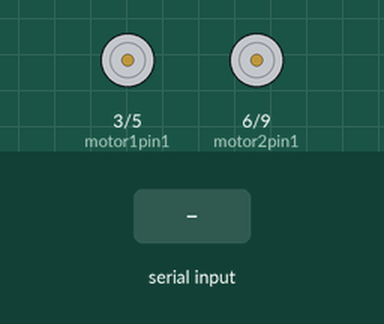
A sketch run on a simulated Arduino Uno, built with avr-gcc and run on an emulated ATmega328P. On the bench: motor-driver pin pairs drawn as motors (green arrow = first pin HIGH = forward, orange = second pin HIGH = backward, longer = more drive). Inputs (shaded band) come from the test bench.

Above: at 1.2 s.
1.3 s: "1,90,45," received over Serial
At 2.6 s:
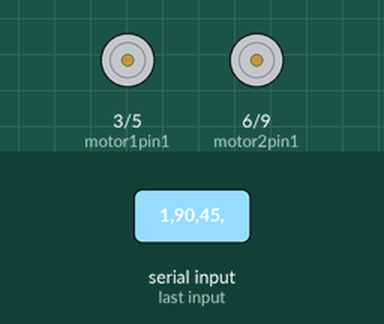
2.9 s: "90,45," received over Serial
At 4.2 s:
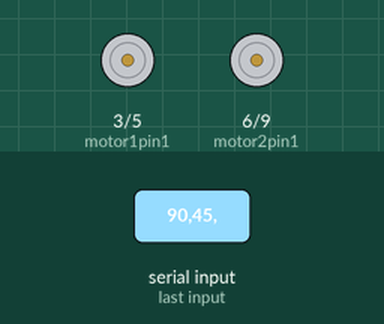
4.5 s: "30,150," received over Serial
At 5.6 s:
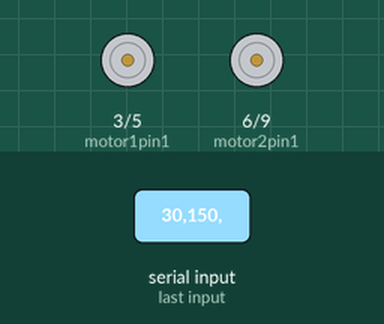
6.1 s: "90," received over Serial
At 7.3 s:
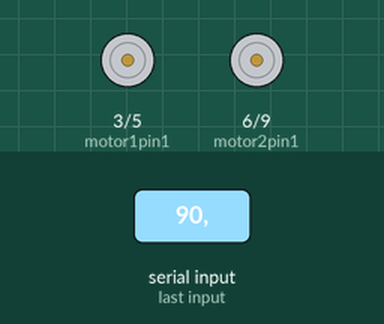
7.7 s: "200," received over Serial
At 8.5 s:
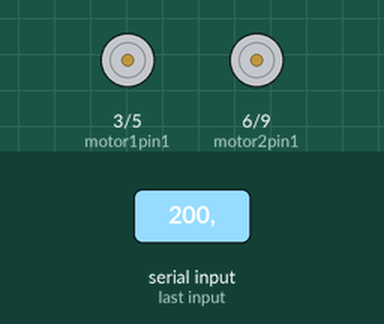
Timing chart, 0 to 10.3 s (numbered marks = the images above; inputs shaded):
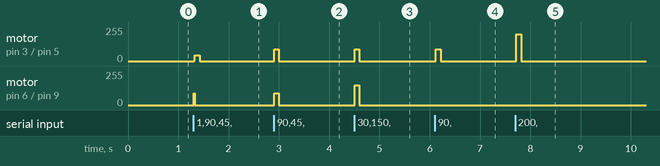

Measured:
- after the input at 1.3 s, motor on pin 3 (motor1pin1) / pin 5 (motor1pin2): stopped → forward 45/255 at once, → stopped 0.12 s later; motor on pin 6 (motor2pin1) / pin 9 (motor2pin2): stopped → forward 90/255 at once, → stopped 0.02 s later
- after the input at 2.9 s, motor on pin 3 (motor1pin1) / pin 5 (motor1pin2), motor on pin 6 (motor2pin1) / pin 9 (motor2pin2): stopped → forward 90/255 at once, → stopped 0.09 s later
- after the input at 4.5 s, motor on pin 3 (motor1pin1) / pin 5 (motor1pin2): stopped → forward 90/255 at once, → stopped 0.09 s later; motor on pin 6 (motor2pin1) / pin 9 (motor2pin2): stopped → forward 150/255 at once, → stopped 0.09 s later
- after the input at 6.1 s, motor on pin 3 (motor1pin1) / pin 5 (motor1pin2): stopped → forward 90/255 at once, → stopped 0.09 s later
- after the input at 7.7 s, motor on pin 3 (motor1pin1) / pin 5 (motor1pin2): stopped → forward 200/255 at once, → stopped 0.09 s later

The sketch:

bot1.ino
```cpp
// ====================================================== TODO ===========================================================================================================\
// =======================================================================================================================================================================
// ===================================================== SOLVE PROBLEM WITH AUTO AND MANUAL ==============================================================================


//=======================================================================================================================================

//-------------------------------------- Libraries used -------------------------------------
#include <NewPing.h>
#include <ArduinoJson.h>

//-------------------------------------- Pins used ------------------------------------------
// Motor pins
#define motor1pin1  3
#define motor1pin2  5
#define motor2pin1  6
#define motor2pin2  9
// Ultrasonic sensor pins
#define TRIGGER     2
#define ECHO        4

//------------------------------------- Variables ------------------------------------------
// Ultrasonic sensor
int MAX_DISTANCE =  15;
// MOTORS PWM
int CurrentSpeed = 255;
// Variable to read the serial port
String data;
// Boolean to know wether the bot is in auto or manual mode
boolean mode = true;
// Sets the Ultrasonic sensor
NewPing sonar(TRIGGER, ECHO, MAX_DISTANCE);

long previousMillis = 0;

String speed1, speed2;

int motor1, motor2;

boolean isSerial;

unsigned long currentMillis;

int interval = 100;

void setup() {
  // Begin conection with Android
  Serial.begin(9600);
  // Timeout in order to not wait for more data
  Serial.setTimeout(20);
  // Set the motor pins
  pinMode(motor1pin1, OUTPUT);
  pinMode(motor1pin2, OUTPUT);
  pinMode(motor2pin1, OUTPUT);
  pinMode(motor2pin2, OUTPUT);
}

void loop() {

  if (Serial.available())
  {
    isSerial = true;
    speed1 = Serial.readStringUntil(',');
    Serial.read();
    speed2 = Serial.readStringUntil(',');

    motor1 = speed1.toInt();
    motor2 = speed2.toInt();
    previousMillis = currentMillis;
    Move(motor1, motor2);
  }
  else {
    isSerial = false;
  }

  currentMillis = millis();
  if (currentMillis - previousMillis > interval && isSerial == false){
    BotStop();
  }


}

void Move(int motor1, int motor2)
{
  if(motor1 < 0){
    digitalWrite(motor1pin1, LOW);
    digitalWrite(motor1pin2, HIGH);
//    Serial.println("motor1 negative");

    analogWrite(motor1pin2, -motor1);
  }
  if (motor1 >= 0){
    digitalWrite(motor1pin1, HIGH);
    digitalWrite(motor1pin2, LOW);
//    Serial.println("motor1 positive");

    analogWrite(motor1pin1, motor1);
  }

  if(motor2 < 0){
    digitalWrite(motor2pin1, LOW);
    digitalWrite(motor2pin2, HIGH);
//    Serial.println("motor2 negative");

    analogWrite(motor2pin2, -motor2);
  }
  if(motor2 >= 0){
    digitalWrite(motor2pin1, HIGH);
    digitalWrite(motor2pin2, LOW);
//    Serial.println("motor2 positive");

    analogWrite(motor2pin1, motor2);
  }
}


// Bot stops
void BotStop()
{
  digitalWrite(motor1pin1, LOW);
  digitalWrite(motor1pin2, LOW);
  digitalWrite(motor2pin1, LOW);
  digitalWrite(motor2pin2, LOW);
}


//========================================================= THE END ======================================================================
```
